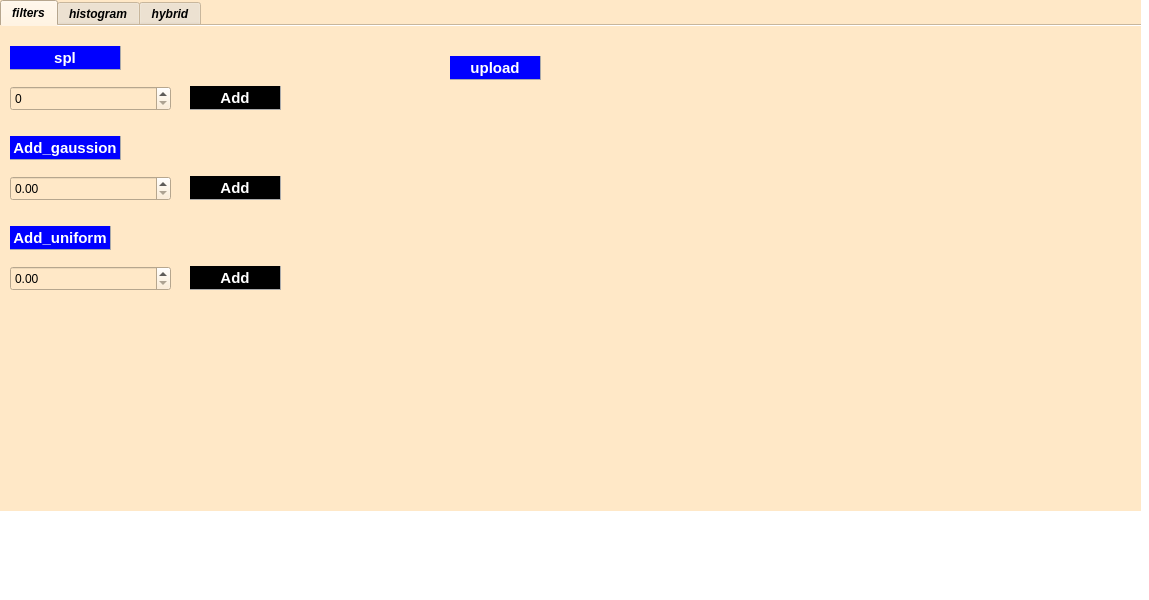
<?xml version="1.0" encoding="UTF-8"?>
<ui version="4.0">
 <class>MainWindow</class>
 <widget class="QMainWindow" name="MainWindow">
  <property name="geometry">
   <rect>
    <x>0</x>
    <y>0</y>
    <width>1149</width>
    <height>600</height>
   </rect>
  </property>
  <property name="windowTitle">
   <string>MainWindow</string>
  </property>
  <property name="styleSheet">
   <string notr="true">color: red;

background-color: white;
</string>
  </property>
  <widget class="QWidget" name="centralwidget">
   <widget class="QTabWidget" name="tabWidget">
    <property name="geometry">
     <rect>
      <x>0</x>
      <y>0</y>
      <width>1141</width>
      <height>511</height>
     </rect>
    </property>
    <property name="font">
     <font>
      <italic>true</italic>
      <bold>true</bold>
      <underline>false</underline>
      <strikeout>false</strikeout>
     </font>
    </property>
    <property name="styleSheet">
     <string notr="true">background-color: rgb(255, 232, 199);
color:rgb(0, 0, 0)
</string>
    </property>
    <property name="tabShape">
     <enum>QTabWidget::Rounded</enum>
    </property>
    <property name="currentIndex">
     <number>0</number>
    </property>
    <property name="iconSize">
     <size>
      <width>16</width>
      <height>16</height>
     </size>
    </property>
    <property name="documentMode">
     <bool>true</bool>
    </property>
    <property name="tabsClosable">
     <bool>false</bool>
    </property>
    <property name="movable">
     <bool>false</bool>
    </property>
    <property name="tabBarAutoHide">
     <bool>false</bool>
    </property>
    <widget class="QWidget" name="tab">
     <attribute name="title">
      <string>filters</string>
     </attribute>
     <widget class="QPushButton" name="pushButton">
      <property name="geometry">
       <rect>
        <x>10</x>
        <y>20</y>
        <width>111</width>
        <height>24</height>
       </rect>
      </property>
      <property name="font">
       <font>
        <pointsize>11</pointsize>
        <bold>true</bold>
       </font>
      </property>
      <property name="autoFillBackground">
       <bool>false</bool>
      </property>
      <property name="styleSheet">
       <string notr="true">QPushButton{
	border-radius:15px;
	border-right:1px solid #aaaaaa;
	border-bottom:1px solid #aaaaaa;
}
QPushButton:enabled{
	background-color:blue;
	color:white;
}


</string>
      </property>
      <property name="text">
       <string>spl</string>
      </property>
     </widget>
     <widget class="QSpinBox" name="spinBox">
      <property name="geometry">
       <rect>
        <x>10</x>
        <y>60</y>
        <width>161</width>
        <height>25</height>
       </rect>
      </property>
      <property name="styleSheet">
       <string notr="true"/>
      </property>
     </widget>
     <widget class="QPushButton" name="pushButton_5">
      <property name="geometry">
       <rect>
        <x>190</x>
        <y>60</y>
        <width>91</width>
        <height>24</height>
       </rect>
      </property>
      <property name="font">
       <font>
        <pointsize>11</pointsize>
        <bold>true</bold>
       </font>
      </property>
      <property name="styleSheet">
       <string notr="true">QPushButton{
	border-radius:15px;
	border-right:1px solid #aaaaaa;
	border-bottom:1px solid #aaaaaa;
}
QPushButton:enabled{
	background-color:black;
	color:white;
}</string>
      </property>
      <property name="text">
       <string>Add</string>
      </property>
     </widget>
     <widget class="QPushButton" name="pushButton_2">
      <property name="geometry">
       <rect>
        <x>10</x>
        <y>110</y>
        <width>111</width>
        <height>24</height>
       </rect>
      </property>
      <property name="font">
       <font>
        <pointsize>11</pointsize>
        <bold>true</bold>
       </font>
      </property>
      <property name="styleSheet">
       <string notr="true">QPushButton{
	border-radius:15px;
	border-right:1px solid #aaaaaa;
	border-bottom:1px solid #aaaaaa;
}
QPushButton:enabled{
	background-color:blue;
	color:white;
}</string>
      </property>
      <property name="text">
       <string>Add_gaussion</string>
      </property>
     </widget>
     <widget class="QDoubleSpinBox" name="doubleSpinBox">
      <property name="geometry">
       <rect>
        <x>10</x>
        <y>150</y>
        <width>161</width>
        <height>25</height>
       </rect>
      </property>
      <property name="styleSheet">
       <string notr="true"/>
      </property>
      <property name="maximum">
       <double>1.000000000000000</double>
      </property>
      <property name="singleStep">
       <double>0.100000000000000</double>
      </property>
     </widget>
     <widget class="QPushButton" name="pushButton_4">
      <property name="geometry">
       <rect>
        <x>190</x>
        <y>150</y>
        <width>91</width>
        <height>24</height>
       </rect>
      </property>
      <property name="font">
       <font>
        <pointsize>11</pointsize>
        <bold>true</bold>
       </font>
      </property>
      <property name="styleSheet">
       <string notr="true">QPushButton{
	border-radius:15px;
	border-right:1px solid #aaaaaa;
	border-bottom:1px solid #aaaaaa;
}
QPushButton:enabled{
	background-color:black;
	color:white;
}</string>
      </property>
      <property name="text">
       <string>Add</string>
      </property>
     </widget>
     <widget class="QPushButton" name="pushButton_3">
      <property name="geometry">
       <rect>
        <x>10</x>
        <y>200</y>
        <width>101</width>
        <height>24</height>
       </rect>
      </property>
      <property name="font">
       <font>
        <pointsize>11</pointsize>
        <bold>true</bold>
       </font>
      </property>
      <property name="styleSheet">
       <string notr="true">QPushButton{
	border-radius:15px;
	border-right:1px solid #aaaaaa;
	border-bottom:1px solid #aaaaaa;
}
QPushButton:enabled{
	background-color:blue;
	color:white;
}</string>
      </property>
      <property name="text">
       <string>Add_uniform</string>
      </property>
     </widget>
     <widget class="QDoubleSpinBox" name="doubleSpinBox_2">
      <property name="geometry">
       <rect>
        <x>10</x>
        <y>240</y>
        <width>161</width>
        <height>25</height>
       </rect>
      </property>
      <property name="styleSheet">
       <string notr="true">QPushButton{
	border-radius:15px;
	border-right:1px solid #aaaaaa;
	border-bottom:1px solid #aaaaaa;
}
QPushButton:enabled{
	background-color:gray;
	color:white;
}
QPushButton:!pressed{
	background-color:gray;
	color:red;
}</string>
      </property>
      <property name="maximum">
       <double>1.000000000000000</double>
      </property>
      <property name="singleStep">
       <double>0.100000000000000</double>
      </property>
     </widget>
     <widget class="QPushButton" name="pushButton_6">
      <property name="geometry">
       <rect>
        <x>190</x>
        <y>240</y>
        <width>91</width>
        <height>24</height>
       </rect>
      </property>
      <property name="font">
       <font>
        <pointsize>11</pointsize>
        <bold>true</bold>
       </font>
      </property>
      <property name="styleSheet">
       <string notr="true">QPushButton{
	border-radius:15px;
	border-right:1px solid #aaaaaa;
	border-bottom:1px solid #aaaaaa;
}
QPushButton:enabled{
	background-color:black;
	color:white;
}</string>
      </property>
      <property name="text">
       <string>Add</string>
      </property>
     </widget>
     <widget class="QPushButton" name="pushButton_7">
      <property name="geometry">
       <rect>
        <x>450</x>
        <y>30</y>
        <width>91</width>
        <height>24</height>
       </rect>
      </property>
      <property name="font">
       <font>
        <pointsize>11</pointsize>
        <bold>true</bold>
       </font>
      </property>
      <property name="styleSheet">
       <string notr="true">QPushButton{
	border-radius:15px;
	border-right:1px solid #aaaaaa;
	border-bottom:1px solid #aaaaaa;
}
QPushButton:enabled{
	background-color:blue;
	color:white;
}</string>
      </property>
      <property name="text">
       <string>upload</string>
      </property>
     </widget>
    </widget>
    <widget class="QWidget" name="tab_2">
     <attribute name="title">
      <string>histogram</string>
     </attribute>
     <widget class="QPushButton" name="pushButton_8">
      <property name="geometry">
       <rect>
        <x>110</x>
        <y>30</y>
        <width>101</width>
        <height>24</height>
       </rect>
      </property>
      <property name="font">
       <font>
        <pointsize>11</pointsize>
        <bold>true</bold>
       </font>
      </property>
      <property name="styleSheet">
       <string notr="true">QPushButton{
	border-radius:15px;
	border-right:1px solid #aaaaaa;
	border-bottom:1px solid #aaaaaa;
}
QPushButton:enabled{
	background-color:blue;
	color:white;
}</string>
      </property>
      <property name="text">
       <string>Normalize</string>
      </property>
     </widget>
     <widget class="QPushButton" name="pushButton_9">
      <property name="geometry">
       <rect>
        <x>420</x>
        <y>40</y>
        <width>80</width>
        <height>24</height>
       </rect>
      </property>
      <property name="font">
       <font>
        <pointsize>11</pointsize>
        <italic>false</italic>
        <bold>true</bold>
       </font>
      </property>
      <property name="styleSheet">
       <string notr="true">QPushButton{
	border-radius:15px;
	border-right:1px solid #aaaaaa;
	border-bottom:1px solid #aaaaaa;
}
QPushButton:enabled{
	background-color:blue;
	color:white;
}
</string>
      </property>
      <property name="text">
       <string>upload</string>
      </property>
     </widget>
    </widget>
    <widget class="QWidget" name="tab_3">
     <attribute name="title">
      <string>hybrid</string>
     </attribute>
    </widget>
   </widget>
  </widget>
  <widget class="QMenuBar" name="menubar">
   <property name="geometry">
    <rect>
     <x>0</x>
     <y>0</y>
     <width>1149</width>
     <height>21</height>
    </rect>
   </property>
  </widget>
  <widget class="QStatusBar" name="statusbar"/>
 </widget>
 <resources/>
 <connections/>
</ui>
